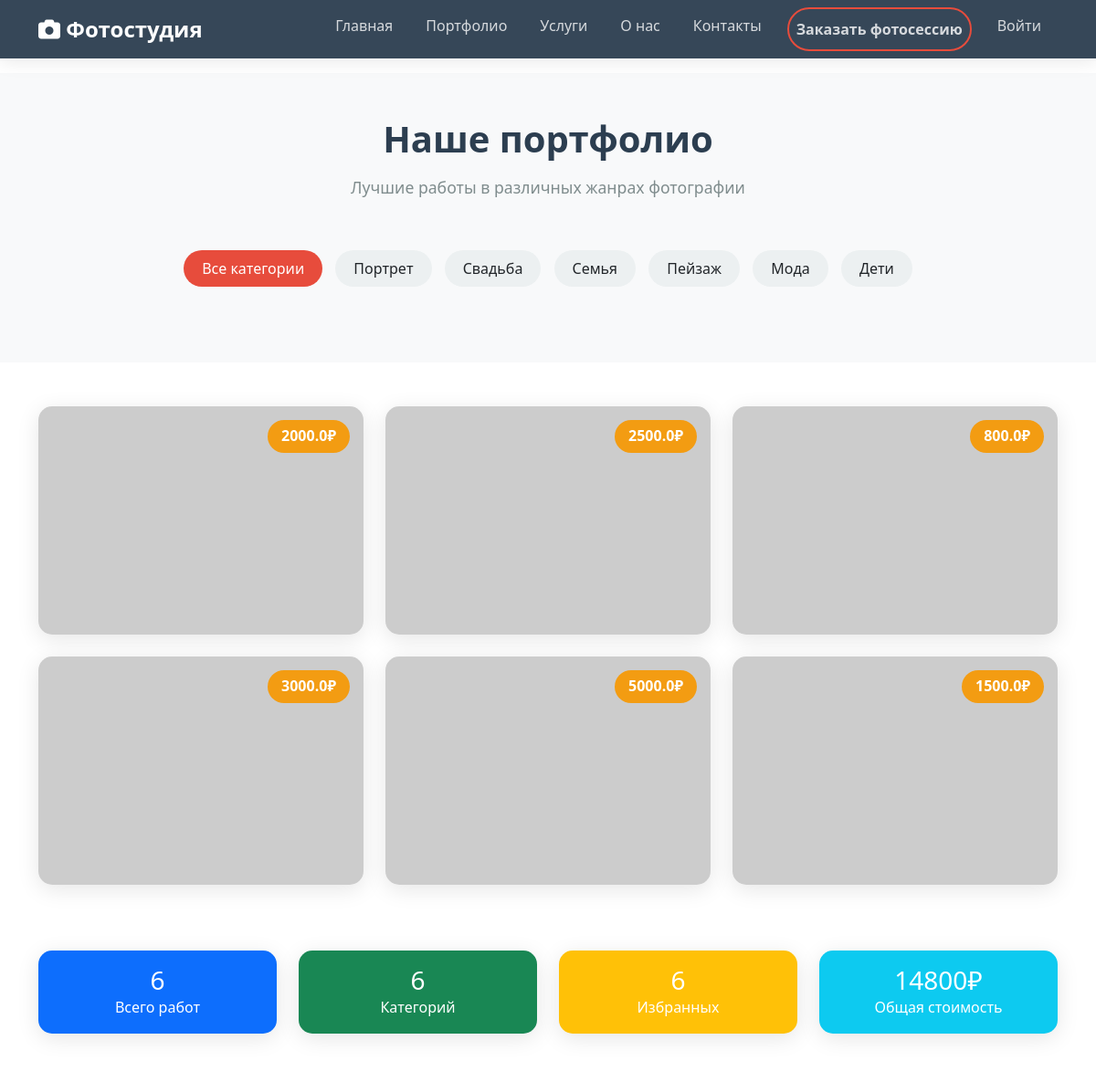
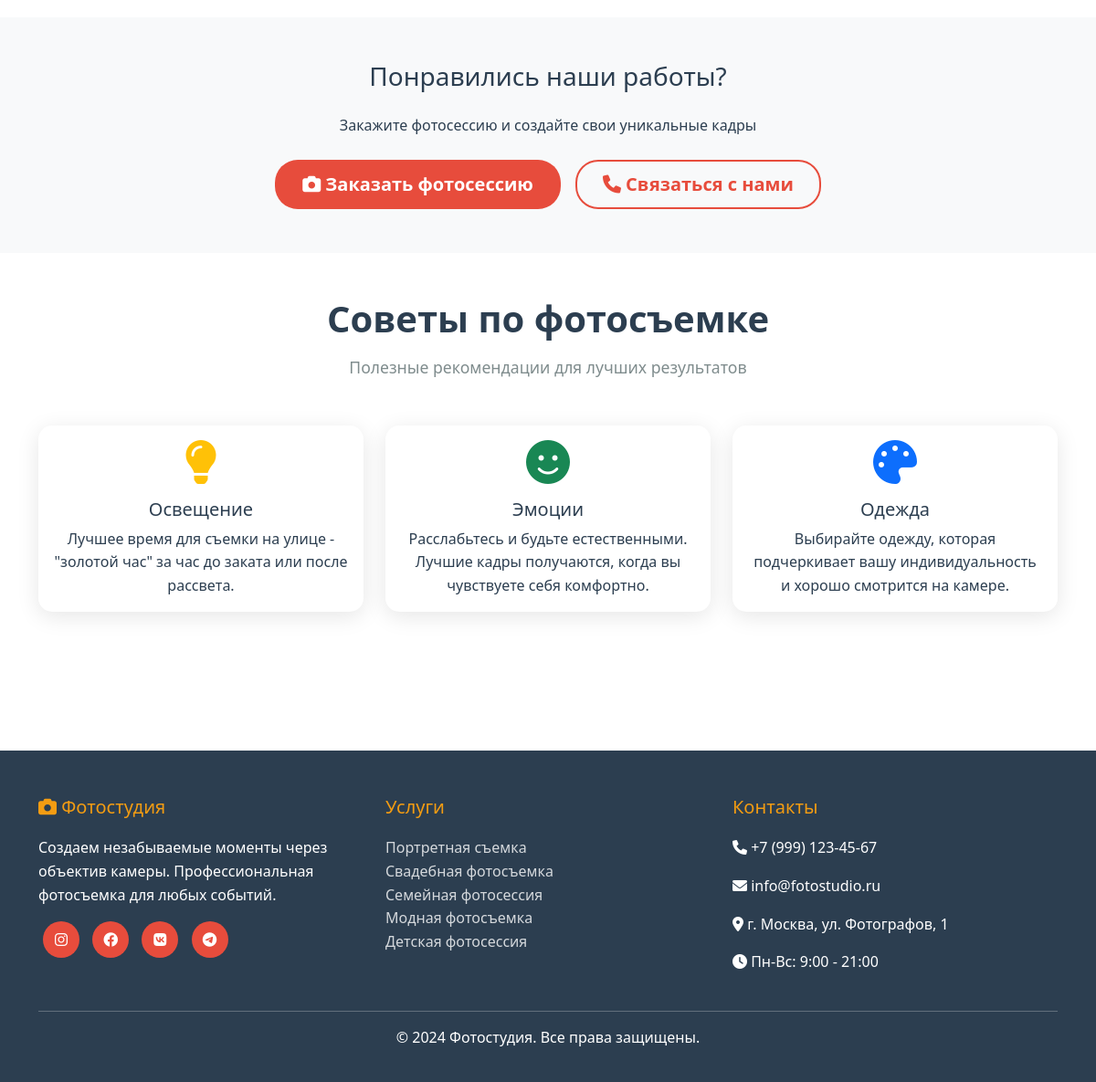
The app's page /portfolio with its own data (2 pictures, top to bottom).
### app.py (models this page shows, shortened)
class Photo(db.Model):
    id = db.Column(db.Integer, primary_key=True)
    title = db.Column(db.String(100), nullable=False)
    description = db.Column(db.Text)
    filename = db.Column(db.String(200), nullable=False)
    category = db.Column(db.String(50), nullable=False)
    price = db.Column(db.Float)
    featured = db.Column(db.Boolean, default=False)
    created_at = db.Column(db.DateTime, default=datetime.utcnow)

### app.py (the view)
@app.route('/portfolio')
def portfolio():
    category = request.args.get('category', 'all')
    if category == 'all':
        photos = Photo.query.order_by(Photo.created_at.desc()).all()
    else:
        photos = Photo.query.filter_by(category=category).order_by(Photo.created_at.desc()).all()
    categories = db.session.query(Photo.category).distinct().all()
    categories = [cat[0] for cat in categories]
    return render_template('portfolio.html', photos=photos, categories=categories, current_category=category)

### templates/portfolio.html (shortened to what this page needs)
{% extends "base.html" %}
{% block content %}
<section class="py-5 bg-light">
    <div class="container">
        <div class="section-title">
            <h2>Наше портфолио</h2>
            <p>Лучшие работы в различных жанрах фотографии</p>
        </div>
        <div class="category-filter text-center">
            <a href="{{ url_for('portfolio', category='all') }}"
               class="btn category-btn {% if current_category == 'all' %}active{% endif %}">
                Все категории
            </a>
            {% for category in categories %}
            <a href="{{ url_for('portfolio', category=category) }}"
               class="btn category-btn {% if current_category == category %}active{% endif %}">
                {{ category }}
            </a>
            {% endfor %}
        </div>
    </div>
</section>
<section class="py-5">
    <div class="container">
        {% if photos %}
        <div class="row">
            {% for photo in photos %}
            <div class="col-lg-4 col-md-6 mb-4">
                <div class="card photo-card">
                    <div class="price-tag">{{ photo.price }}₽</div>
                    <img src="https://via.placeholder.com/400x300/{{ ['e74c3c', '3498db', '2ecc71', 'f39c12', '9b59b6', '1abc9c'] | random }}/ffffff?text={{ photo.title | urlencode }}"
                         alt="{{ photo.title }}" class="card-img-top">
                </div>
            </div>
            {% endfor %}
        </div>
        <div class="row mt-5">
            <div class="col-md-3 text-center mb-4">
                <div class="card bg-primary text-white">
                    <div class="card-body">
                        <h3 class="mb-0">{{ photos|length }}</h3>
                        <p class="mb-0">Всего работ</p>
                    </div>
                </div>
            </div>
            <div class="col-md-3 text-center mb-4">
                <div class="card bg-success text-white">
                    <div class="card-body">
                        <h3 class="mb-0">{{ categories|length }}</h3>
                        <p class="mb-0">Категорий</p>
                    </div>
                </div>
            </div>
            <div class="col-md-3 text-center mb-4">
                <div class="card bg-warning text-white">
                    <div class="card-body">
                        <h3 class="mb-0">{{ photos|selectattr('featured', 'equalto', true)|list|length }}</h3>
                        <p class="mb-0">Избранных</p>
                    </div>
                </div>
            </div>
            <div class="col-md-3 text-center mb-4">
                <div class="card bg-info text-white">
                    <div class="card-body">
                        <h3 class="mb-0">{{ photos|map(attribute='price')|sum|int }}₽</h3>
                        <p class="mb-0">Общая стоимость</p>
                    </div>
                </div>
            </div>
        </div>
        {% endif %}
    </div>
</section>
{% if photos %}
<section class="py-5 bg-light">
    <div class="container text-center">
        <h3 class="mb-4">Понравились наши работы?</h3>
        <p class="mb-4">Закажите фотосессию и создайте свои уникальные кадры</p>
        <div class="d-flex gap-3 justify-content-center flex-wrap">
            <a href="{{ url_for('order') }}" class="btn btn-primary btn-lg">
                <i class="fas fa-camera"></i> Заказать фотосессию
            </a>
            <a href="{{ url_for('contact') }}" class="btn btn-outline-primary btn-lg">
                <i class="fas fa-phone"></i> Связаться с нами
            </a>
        </div>
    </div>
</section>
{% endif %}
<section class="py-5">
    <div class="container">
        <div class="section-title">
            <h2>Советы по фотосъемке</h2>
            <p>Полезные рекомендации для лучших результатов</p>
        </div>
        <div class="row">
            <div class="col-lg-4 mb-4">
                <div class="card h-100">
                    <div class="card-body text-center">
                        <i class="fas fa-lightbulb fa-3x text-warning mb-3"></i>
                        <h5 class="card-title">Освещение</h5>
                        <p class="card-text">Лучшее время для съемки на улице - "золотой час" за час до заката или после рассвета.</p>
                    </div>
                </div>
            </div>
            <div class="col-lg-4 mb-4">
                <div class="card h-100">
                    <div class="card-body text-center">
                        <i class="fas fa-smile fa-3x text-success mb-3"></i>
                        <h5 class="card-title">Эмоции</h5>
                        <p class="card-text">Расслабьтесь и будьте естественными. Лучшие кадры получаются, когда вы чувствуете себя комфортно.</p>
                    </div>
                </div>
            </div>
            <div class="col-lg-4 mb-4">
                <div class="card h-100">
                    <div class="card-body text-center">
                        <i class="fas fa-palette fa-3x text-primary mb-3"></i>
                        <h5 class="card-title">Одежда</h5>
                        <p class="card-text">Выбирайте одежду, которая подчеркивает вашу индивидуальность и хорошо смотрится на камере.</p>
                    </div>
                </div>
            </div>
        </div>
    </div>
</section>
{% endblock %}

### templates/base.html (style rules this page uses)
:root { --primary-color: #2c3e50; --secondary-color: #e74c3c; --accent-color: #f39c12; --text-color: #2c3e50; --light-bg: #ecf0f1; }
body { font-family: 'Segoe UI', Tahoma, Geneva, Verdana, sans-serif; color: var(--text-color); line-height: 1.6; }
.btn-primary { background: var(--secondary-color); border: none; border-radius: 25px; padding: 12px 30px; font-weight: 600; transition: all 0.3s ease; }
.btn-outline-primary { border: 2px solid var(--secondary-color); color: var(--secondary-color); border-radius: 25px; padding: 10px 28px; font-weight: 600; transition: all 0.3s ease; }
.card { border: none; border-radius: 15px; box-shadow: 0 5px 25px rgba(0,0,0,0.1); transition: transform 0.3s ease, box-shadow 0.3s ease; overflow: hidden; }
.photo-card { position: relative; overflow: hidden; }
.photo-card img { width: 100%; height: 250px; object-fit: cover; transition: transform 0.3s ease; }
.section-title { text-align: center; margin-bottom: 50px; }
.section-title h2 { font-size: 2.5rem; font-weight: bold; color: var(--primary-color); margin-bottom: 15px; }
.section-title p { font-size: 1.1rem; color: #7f8c8d; }
.category-filter { margin-bottom: 30px; }
.category-btn { background: var(--light-bg); border: none; border-radius: 25px; padding: 8px 20px; margin: 5px; transition: all 0.3s ease; }
.category-btn.active { background: var(--secondary-color); color: white; }
.price-tag { background: var(--accent-color); color: white; padding: 5px 15px; border-radius: 20px; font-weight: bold; position: absolute; top: 15px; right: 15px; }

### records on screen
Photo: price "2000.0"
Photo: price "2500.0"
Photo: price "800.0"
Photo: price "3000.0"
Photo: price "5000.0"
Photo: price "1500.0"

### other values on screen
{{ category }} "Портрет" "Свадьба" "Семья" "Пейзаж" "Мода" "Дети"
{{ photos|length }} "6"
{{ categories|length }} "6"
{{ photos|selectattr('featured', 'equalto', true)|list|length }} "6"
{{ photos|map(attribute='price')|sum|int }} "14800"
